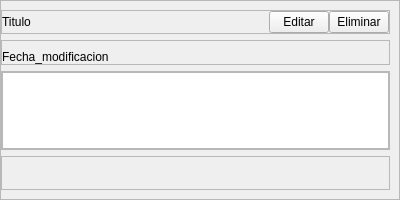
<?xml version="1.0" encoding="UTF-8"?>
<ui version="4.0">
 <class>VMiPub</class>
 <widget class="QWidget" name="VMiPub">
  <property name="geometry">
   <rect>
    <x>0</x>
    <y>0</y>
    <width>400</width>
    <height>200</height>
   </rect>
  </property>
  <property name="maximumSize">
   <size>
    <width>400</width>
    <height>400</height>
   </size>
  </property>
  <property name="windowTitle">
   <string>Form</string>
  </property>
  <layout class="QHBoxLayout" name="horizontalLayout_4">
   <property name="spacing">
    <number>0</number>
   </property>
   <property name="leftMargin">
    <number>0</number>
   </property>
   <property name="topMargin">
    <number>0</number>
   </property>
   <property name="rightMargin">
    <number>0</number>
   </property>
   <property name="bottomMargin">
    <number>0</number>
   </property>
   <item>
    <widget class="QFrame" name="frame">
     <property name="frameShape">
      <enum>QFrame::StyledPanel</enum>
     </property>
     <property name="frameShadow">
      <enum>QFrame::Raised</enum>
     </property>
     <layout class="QVBoxLayout" name="verticalLayout_2">
      <property name="leftMargin">
       <number>0</number>
      </property>
      <item>
       <widget class="QFrame" name="frame_3">
        <property name="maximumSize">
         <size>
          <width>16777215</width>
          <height>30</height>
         </size>
        </property>
        <property name="frameShape">
         <enum>QFrame::StyledPanel</enum>
        </property>
        <property name="frameShadow">
         <enum>QFrame::Raised</enum>
        </property>
        <layout class="QHBoxLayout" name="horizontalLayout">
         <property name="spacing">
          <number>0</number>
         </property>
         <property name="leftMargin">
          <number>0</number>
         </property>
         <property name="topMargin">
          <number>0</number>
         </property>
         <property name="rightMargin">
          <number>0</number>
         </property>
         <property name="bottomMargin">
          <number>0</number>
         </property>
         <item>
          <widget class="QLabel" name="label_titulo">
           <property name="minimumSize">
            <size>
             <width>150</width>
             <height>0</height>
            </size>
           </property>
           <property name="maximumSize">
            <size>
             <width>100</width>
             <height>16777215</height>
            </size>
           </property>
           <property name="styleSheet">
            <string notr="true">font: 700 12pt &quot;Inter&quot;;</string>
           </property>
           <property name="text">
            <string>Titulo</string>
           </property>
          </widget>
         </item>
         <item>
          <spacer name="horizontalSpacer">
           <property name="orientation">
            <enum>Qt::Horizontal</enum>
           </property>
           <property name="sizeHint" stdset="0">
            <size>
             <width>40</width>
             <height>20</height>
            </size>
           </property>
          </spacer>
         </item>
         <item>
          <widget class="QPushButton" name="btn_editar">
           <property name="maximumSize">
            <size>
             <width>60</width>
             <height>16777215</height>
            </size>
           </property>
           <property name="styleSheet">
            <string notr="true">font: 10pt &quot;Inter&quot;;</string>
           </property>
           <property name="text">
            <string>Editar</string>
           </property>
          </widget>
         </item>
         <item>
          <widget class="QPushButton" name="btn_eliminar">
           <property name="maximumSize">
            <size>
             <width>60</width>
             <height>16777215</height>
            </size>
           </property>
           <property name="styleSheet">
            <string notr="true">font: 10pt &quot;Inter&quot;;</string>
           </property>
           <property name="text">
            <string>Eliminar</string>
           </property>
          </widget>
         </item>
        </layout>
       </widget>
      </item>
      <item>
       <widget class="QFrame" name="frame_4">
        <property name="maximumSize">
         <size>
          <width>16777215</width>
          <height>30</height>
         </size>
        </property>
        <property name="frameShape">
         <enum>QFrame::StyledPanel</enum>
        </property>
        <property name="frameShadow">
         <enum>QFrame::Raised</enum>
        </property>
        <layout class="QHBoxLayout" name="horizontalLayout_2">
         <property name="spacing">
          <number>0</number>
         </property>
         <property name="leftMargin">
          <number>0</number>
         </property>
         <property name="rightMargin">
          <number>0</number>
         </property>
         <property name="bottomMargin">
          <number>0</number>
         </property>
         <item alignment="Qt::AlignLeft">
          <widget class="QLabel" name="label_fecha_modificacion">
           <property name="styleSheet">
            <string notr="true">font: 10pt &quot;Inter&quot;;</string>
           </property>
           <property name="text">
            <string>Fecha_modificacion</string>
           </property>
          </widget>
         </item>
        </layout>
       </widget>
      </item>
      <item>
       <widget class="QFrame" name="frame_2">
        <property name="maximumSize">
         <size>
          <width>16777215</width>
          <height>100</height>
         </size>
        </property>
        <property name="frameShape">
         <enum>QFrame::StyledPanel</enum>
        </property>
        <property name="frameShadow">
         <enum>QFrame::Raised</enum>
        </property>
        <layout class="QVBoxLayout" name="verticalLayout_3">
         <property name="spacing">
          <number>0</number>
         </property>
         <property name="leftMargin">
          <number>0</number>
         </property>
         <property name="topMargin">
          <number>0</number>
         </property>
         <property name="rightMargin">
          <number>0</number>
         </property>
         <property name="bottomMargin">
          <number>0</number>
         </property>
         <item>
          <widget class="QTextEdit" name="textArea_contenido">
           <property name="maximumSize">
            <size>
             <width>16777215</width>
             <height>100</height>
            </size>
           </property>
           <property name="readOnly">
            <bool>true</bool>
           </property>
          </widget>
         </item>
        </layout>
       </widget>
      </item>
      <item>
       <widget class="QFrame" name="frame_imagen">
        <property name="frameShape">
         <enum>QFrame::StyledPanel</enum>
        </property>
        <property name="frameShadow">
         <enum>QFrame::Raised</enum>
        </property>
        <layout class="QHBoxLayout" name="horizontalLayout_3">
         <item alignment="Qt::AlignHCenter|Qt::AlignVCenter">
          <widget class="QLabel" name="label_imagen">
           <property name="text">
            <string> </string>
           </property>
          </widget>
         </item>
        </layout>
       </widget>
      </item>
     </layout>
    </widget>
   </item>
  </layout>
 </widget>
 <resources/>
 <connections/>
</ui>
